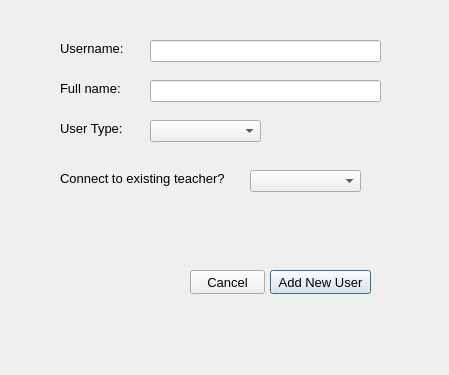
<?xml version="1.0" encoding="UTF-8"?>
<ui version="4.0">
 <class>EditUserDialog</class>
 <widget class="QDialog" name="EditUserDialog">
  <property name="geometry">
   <rect>
    <x>0</x>
    <y>0</y>
    <width>449</width>
    <height>375</height>
   </rect>
  </property>
  <property name="font">
   <font>
    <pointsize>10</pointsize>
   </font>
  </property>
  <property name="windowTitle">
   <string>Edit User</string>
  </property>
  <widget class="QLabel" name="label">
   <property name="geometry">
    <rect>
     <x>60</x>
     <y>80</y>
     <width>71</width>
     <height>16</height>
    </rect>
   </property>
   <property name="text">
    <string>Full name:</string>
   </property>
  </widget>
  <widget class="QLabel" name="label_2">
   <property name="geometry">
    <rect>
     <x>60</x>
     <y>120</y>
     <width>71</width>
     <height>16</height>
    </rect>
   </property>
   <property name="text">
    <string>User Type:</string>
   </property>
  </widget>
  <widget class="QLabel" name="label_3">
   <property name="geometry">
    <rect>
     <x>60</x>
     <y>170</y>
     <width>181</width>
     <height>16</height>
    </rect>
   </property>
   <property name="text">
    <string>Connect to existing teacher?</string>
   </property>
  </widget>
  <widget class="QLineEdit" name="leFullname">
   <property name="geometry">
    <rect>
     <x>150</x>
     <y>80</y>
     <width>231</width>
     <height>22</height>
    </rect>
   </property>
  </widget>
  <widget class="QComboBox" name="cbUserType">
   <property name="geometry">
    <rect>
     <x>150</x>
     <y>120</y>
     <width>111</width>
     <height>22</height>
    </rect>
   </property>
  </widget>
  <widget class="QComboBox" name="cbConnectedTeacher">
   <property name="geometry">
    <rect>
     <x>250</x>
     <y>170</y>
     <width>111</width>
     <height>22</height>
    </rect>
   </property>
  </widget>
  <widget class="QPushButton" name="btnAddUpdateUser">
   <property name="geometry">
    <rect>
     <x>270</x>
     <y>270</y>
     <width>101</width>
     <height>24</height>
    </rect>
   </property>
   <property name="text">
    <string>Add New User</string>
   </property>
  </widget>
  <widget class="QPushButton" name="btnCancel">
   <property name="geometry">
    <rect>
     <x>190</x>
     <y>270</y>
     <width>75</width>
     <height>24</height>
    </rect>
   </property>
   <property name="text">
    <string>Cancel</string>
   </property>
  </widget>
  <widget class="QLabel" name="label_4">
   <property name="geometry">
    <rect>
     <x>60</x>
     <y>40</y>
     <width>71</width>
     <height>16</height>
    </rect>
   </property>
   <property name="text">
    <string>Username:</string>
   </property>
  </widget>
  <widget class="QLineEdit" name="leUsername">
   <property name="geometry">
    <rect>
     <x>150</x>
     <y>40</y>
     <width>231</width>
     <height>22</height>
    </rect>
   </property>
  </widget>
 </widget>
 <resources/>
 <connections/>
</ui>
